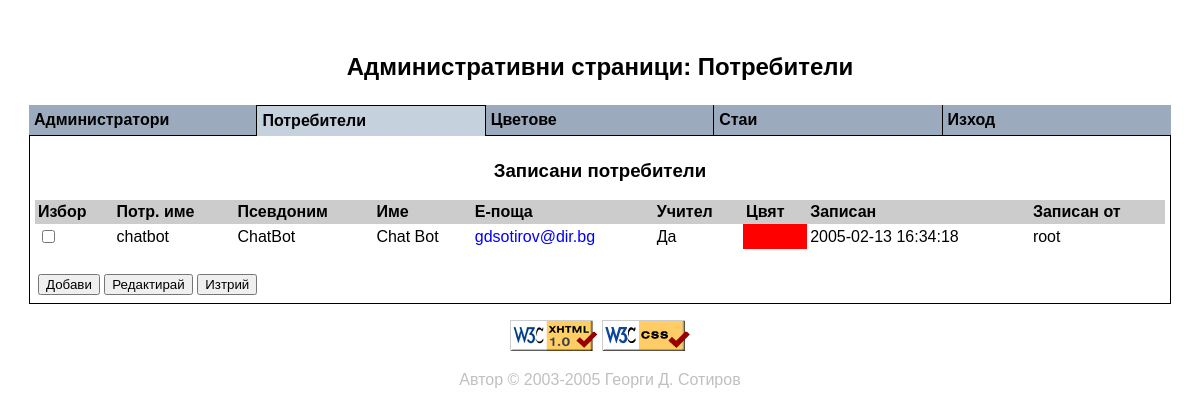
Screenshot of /adm_usrs.php (signed in) with the database file from the repository.
### tables this page shows
CREATE TABLE users (
    UserID      INT /*!UNSIGNED */ UNIQUE NOT NULL /*!AUTO_INCREMENT */,
    Username    VARCHAR(32)        UNIQUE NOT NULL,
    Password    VARCHAR(64)               NOT NULL,
    Nickname    VARCHAR(32)        UNIQUE NOT NULL,
    UsrName     VARCHAR(96)               NOT NULL,
    Email       VARCHAR(255)              NOT NULL DEFAULT 'no@mail',
    Teacher     CHAR(1)                   NOT NULL DEFAULT '0',
    ColorID     INT /*!UNSIGNED*/         NOT NULL DEFAULT 1,
    Active      CHAR(1)                   NOT NULL DEFAULT '0',
    LLDate      DATE                      NOT NULL DEFAULT '0000-00-00',
    LLTime      TIME                      NOT NULL DEFAULT '00:00:00',
    LLHost      VARCHAR(16)               NOT NULL DEFAULT '000.000.000.000',
    ModDate     DATE                      NOT NULL DEFAULT '0000-00-00',
    ModTime     TIME                      NOT NULL DEFAULT '00:00:00',
    AdminID     INT /*!UNSIGNED*/         NOT NULL DEFAULT 1,
    PRIMARY KEY (UserID),
    INDEX (ColorID),
    INDEX (Active),
    INDEX (AdminID)
);

CREATE TABLE colors (
    ColorID     INT /*!UNSIGNED */ UNIQUE NOT NULL /*! AUTO_INCREMENT */,
    ClrName     VARCHAR(16)        UNIQUE NOT NULL,
    Red         SMALLINT /*!UNSIGNED*/    NOT NULL,
    Green       SMALLINT /*!UNSIGNED*/    NOT NULL,
    Blue        SMALLINT /*!UNSIGNED*/    NOT NULL,
    ModDate     DATE                      NOT NULL DEFAULT '0000-00-00',
    ModTime     TIME                      NOT NULL DEFAULT '00:00:00',
    AdminID     INT /*!UNSIGNED*/         NOT NULL DEFAULT 1,
    PRIMARY KEY (ColorID),
    INDEX (AdminID)
);

### common.inc.php (called while the page is built, shortened)
<?php
  function PrintBool($Bool) {
    if ( !isset($Bool) || $Bool == '' )
      return "n/a";
    else if ( $Bool == 1 || $Bool == '1' || strtolower($Bool) == 'yes' || strtolower($Bool) == 'y' )
      return "Да";
    else if ( $Bool == 0 || $Bool == '0' || strtolower($Bool) == 'no' || strtolower($Bool) == 'n' )
      return "Не";
    else return "";
  }
?>

### color.inc.php (called while the page is built)
<?php
  function PrependZero($strlen, $str) {
    while ( strlen($str) < $strlen ) $str = "0".$str;
    return $str;
  }
  function MakeTriplet($Red, $Green, $Blue) {
    $res  = "#".PrependZero(2, dechex($Red));
    $res .= PrependZero(2, dechex($Green));
    $res .= PrependZero(2, dechex($Blue));
    return $res;
  }
?>

### adm_usrs.php (the view, shortened to what this page needs)
<?php
  include("common.inc.php");
  include("admin.inc.php");
  include("color.inc.php");
?>
<!DOCTYPE html PUBLIC "-//W3C//DTD XHTML 1.0 Transitional//EN"
 "http://www.w3.org/TR/xhtml1/DTD/xhtml1-transitional.dtd">
<html xmlns="http://www.w3.org/1999/xhtml" xml:lang="bg" lang="bg">
<head>
<link href="chat.css" rel="stylesheet" type="text/css" />
</head>
<body class="Admin" onload="javascript: focusFirst(); return true">
<p align="center" class="midhdr">Административни страници: Потребители</p>
<table align="center" class="tbThinBorder" cellspacing="0" width="100%">
<tr>
<td colspan="6" class="tdData">
<p align="center" class="smlhdr">Записани потребители</p>
<form action="adm_usrsmod.php" method="post">
<table align="center" cellspacing="0" class="tbInfo" width="100%">
<tr>
<th>Избор</th>
<th>Потр. име</th>
<th>Псевдоним</th>
<th>Име</th>
<th>Е-поща</th>
<th>Учител</th>
<th>Цвят</th>
<th>Записан</th>
<th>Записан от</th>
</tr>
<?php
  if ( $lnk = @mysql_pconnect(DB_SERVER, DB_RO_USER, DB_RO_PWD) ) {
    if ( @mysql_select_db(DB_NAME, $lnk) ) {
      $query  = "SELECT users.UserID,users.Username,users.Nickname,";
      $query .= "users.UsrName,users.Email,users.Teacher,colors.Red,";
      $query .= "colors.Green,colors.Blue,users.ModDate,users.ModTime,";
      $query .= "administrators.Username AS ModByName";
      $query .= " FROM users,colors,administrators";
      $query .= " WHERE users.ColorID=colors.ColorID";
      $query .= " AND";
      $query .= " users.AdminID=administrators.AdminID";
      $query .= " ORDER BY users.UserID";
      $res = @mysql_query($query, $lnk);
      if ( @mysql_num_rows($res) > 0 ) {
        $RowNum = 1;
        while ( $UserDetails = @mysql_fetch_array($res, MYSQL_ASSOC) ) {
          if ( $RowNum++ % 2 )
            print("<tr class=\"trOdd\">\n");
          else print("<tr>\n");
          print("<td><input name=\"UserIds[]\" type=\"checkbox\" value=\"");
          print($UserDetails['UserID']."\" />\n</td>\n");
          print("<td>".$UserDetails['Username']."</td>\n");
          print("<td>".$UserDetails['Nickname']."</td>\n");
          print("<td>".$UserDetails['UsrName']."</td>\n");
          if ( $UserDetails['Email'] != '' ) {
            print("<td><a href=\"mailto:".$UserDetails['Email']."\">");
            print($UserDetails['Email']."</a></td>\n");
          }
          else print("<td>&nbsp;</td>\n");
          print("<td>".PrintBool($UserDetails['Teacher'])."</td>\n");
          print("<td style=\"background-color: ");
          print(MakeTriplet($UserDetails['Red'], $UserDetails['Green'], $UserDetails['Blue']));
          print("\" title=\"RGB (".$UserDetails['Red'].", ");
          print($UserDetails['Green'].", ".$UserDetails['Blue']);
          print(")\">&nbsp;</td>\n");
          print("<td>".$UserDetails['ModDate']." ".$UserDetails['ModTime']."</td>\n");
          print("<td>".$UserDetails['ModByName']."</td>\n");
          print("</tr>\n");
        }
      }
    }
    else {
      PrintError(202);
      exit;
    }
  }
  else {
    PrintError(201);
    exit;
  }
?>
</table>
<table width="100%">
<tr><td>&nbsp;</td></tr>
<tr><td><input name="SubmitAdd" type="submit" value="Добави" />
<input name="SubmitEdit" type="submit" value="Редактирай" />
<input name="SubmitDel" type="submit" value="Изтрий" />
</td></tr></table></form></td></tr></table>
<p align="center"><a href="http://validator.w3.org/check/referer">
<img border="0" src="valid-xhtml.png" alt="Valid XHTML 1.0!"
height="31" width="88" /></a>
<a class="right" href="http://jigsaw.w3.org/css-validator/check/referer">
<img alt="Valid CSS!" border="0" height="31" src="valid-css.png" width="88" />
</a></p>
<p align="center" class="copyright">Автор &copy; 2003-2005
<a class="aCopyright" href="mailto: <?php echo CHAT_CONTACT ?>">
<?php echo CHAT_AUTHOR ?></a></p>
</body>
</html>

### chat.css (style rules this page uses)
a, a:link, a:visited, a:hover, a.aTabInactive, a.aTabInactive:link, a.aTabInactive:visited, a.aTabInactive:hover, a.aCopyright:link, a.aCopyright:visited { background-color: transparent; font: 12pt Arial, Helvetica, sans-serif; text-decoration: none; }
a:link, a:visited { color: #0000FF; }
a.aCopyright:link, a.aCopyright:visited { color: #C0C0C0; }
body { background-color: #FFFFFF; color: #000000; margin: 0px 0px 0px 0px; padding: 5px 5px 5px 5px; }
body.Admin { margin: 2% 2% 2% 2%; }
table { border-style: none; empty-cells: show; font: normal normal normal 12pt Arial, Helvetica, sans-serif; }
table.tbThinBorder td.tdTabActive, table.tbThinBorder td.tdTabActiveFirst, table.tbThinBorder td.tdTabInactive, table.tbThinBorder td.tdTabInactiveLast, table.tbThinBorder td.tdData { border-color: #000000; border-style: solid; color: #000000; padding: 5px 5px 5px 5px; }
table.tbThinBorder td.tdData { border-width: 0px 1px 1px 1px; background: transparent; }
table.tbInfo th, table.tbOnline th { background: #CCCCCC; font-weight: bold; text-align: left; padding: 3px 3px 3px 3px; }
table.tbInfo tr { background: #DDDDDD; }
table.tbInfo tr.trOdd { background: #FFFFFF; }
table.tbInfo td, table.tbOnline td { padding: 3px 3px 3px 3px; }
.midhdr { font: normal normal bold 18pt Arial, Helvetica, sans-serif; }
.smlhdr { font: normal normal bold 14pt Arial, Helvetica, sans-serif; }
.copyright, .error, .required, .text { font: normal normal normal 12pt Arial, Helvetica, sans-serif; }
.copyright { color: #C0C0C0; }

### rows the page displays
users: Username "chatbot", Nickname "ChatBot", UsrName "Chat Bot", Email "gdsotirov@dir.bg", Teacher "Да", ModDate "2005-02-13", ModTime "16:34:18", AdminID.Username "root"

### other values shown
$Value['title'] "Администратори"
$Value['title'] "Потребители"
$Value['title'] "Цветове"
$Value['title'] "Стаи"
$Value['title'] "Изход"
CHAT_AUTHOR "Георги Д. Сотиров"
